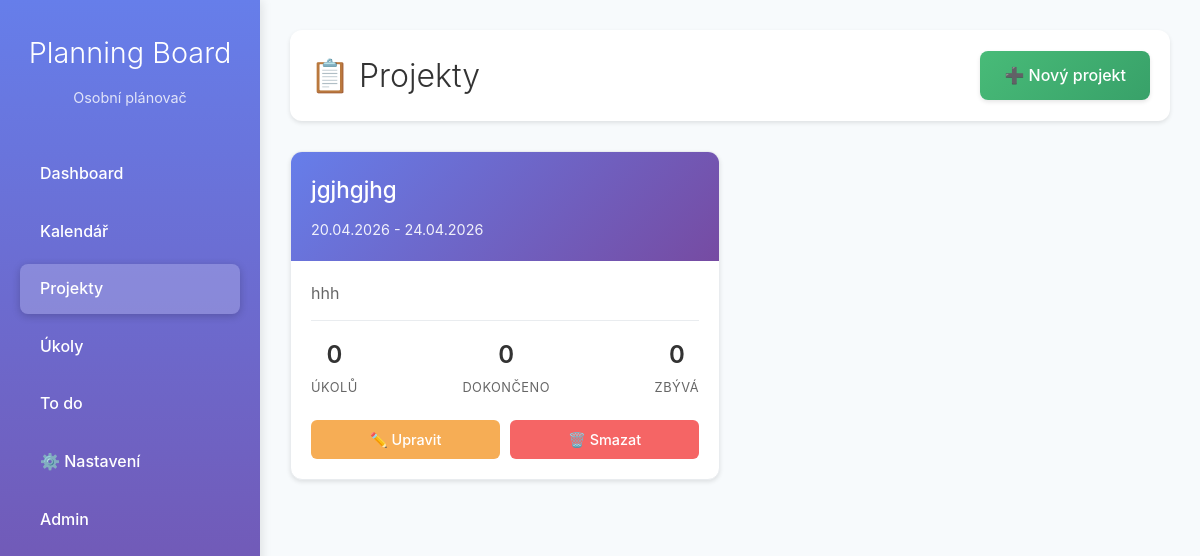
The page /tasks/projects/ (signed in) on the database as committed earlier.
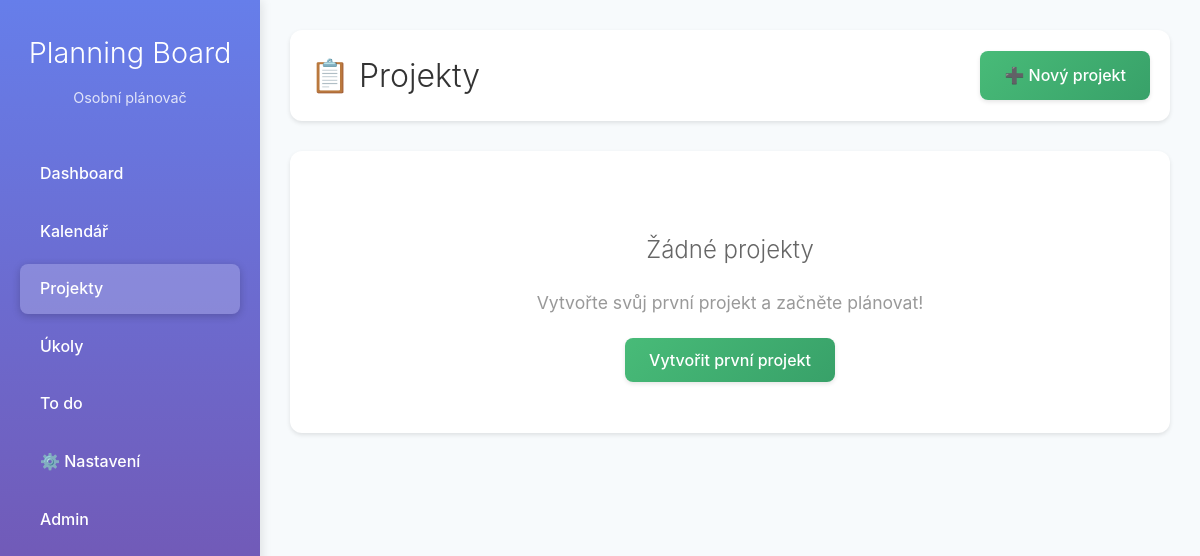
The same page on the database as committed later.
### tasks/models.py (models this page shows, shortened)
class Project(models.Model):
    user = models.ForeignKey(User, on_delete=models.CASCADE)
    title = models.CharField(max_length=200)
    description = models.TextField(blank=True)
    start_date = models.DateField()
    end_date = models.DateField()
    calendar = models.ForeignKey(Calendar, on_delete=models.CASCADE)
    @property
    def completed_task_count(self):
        return self.tasks.filter(completed=True).count()
    @property
    def pending_task_count(self):
        return self.tasks.filter(completed=False).count()

### tasks/views.py (the view)
# urls.py: path("projects/", views.project_list, name="project_list"),
def project_list(request):
    projects = Project.objects.filter(user=request.user)
    return render(request, "tasks/project_list.html", {
        "projects": projects
    })

### tasks/templates/tasks/project_list.html (shortened to what this page needs)
{% extends "base.html" %}
{% block content %}
<div class="projects-header">
    <h1>📋 Projekty</h1>
    <a href="{% url 'tasks:create_project' %}" class="create-btn">➕ Nový projekt</a>
</div>
{% if projects %}
    <div class="projects-grid">
        {% for project in projects %}
            <div class="project-card">
                <div class="project-header">
                    <h2 class="project-title">
                        <a href="{% url 'tasks:project_detail' project.pk %}">{{ project.title }}</a>
                    </h2>
                    <div class="project-meta">
                        {{ project.start_date|date:"d.m.Y" }} - {{ project.end_date|date:"d.m.Y" }}
                    </div>
                </div>
                <div class="project-body">
                    <div class="project-description">
                        {{ project.description|truncatechars:120|default:"Bez popisu" }}
                    </div>
                    <div class="project-stats">
                        <div class="stat-item">
                            <span class="stat-number">{{ project.tasks.count }}</span>
                            <span class="stat-label">Úkolů</span>
                        </div>
                        <div class="stat-item">
                            <span class="stat-number">{{ project.completed_task_count }}</span>
                            <span class="stat-label">Dokončeno</span>
                        </div>
                        <div class="stat-item">
                            <span class="stat-number">{{ project.pending_task_count }}</span>
                            <span class="stat-label">Zbývá</span>
                        </div>
                    </div>
                    <div class="project-actions">
                        <a href="{% url 'tasks:edit_project' project.pk %}" class="btn-small btn-edit">✏️ Upravit</a>
                        <a href="{% url 'tasks:delete_project' project.pk %}" class="btn-small btn-delete">🗑️ Smazat</a>
                    </div>
                </div>
            </div>
        {% endfor %}
    </div>
{% else %}
    <div class="empty-state">
        <h2>Žádné projekty</h2>
        <p>Vytvořte svůj první projekt a začněte plánovat!</p>
        <a href="{% url 'tasks:create_project' %}" class="create-btn">Vytvořit první projekt</a>
    </div>
{% endif %}
{% endblock %}

### templates/base.html (shortened to what this page needs)
<!DOCTYPE html>
<html lang="cs">
<head>
    {% load static %}
    <link rel="stylesheet" href="{% static 'tasks/style.css' %}">
</head>
<body>
    <div class="sidebar">
        <div class="logo">Planning Board</div>
        <div class="subtitle">Osobní plánovač</div>
        <nav>
            <a href="{% url 'tasks:dashboard' %}" class="{% if request.resolver_match.url_name == 'dashboard' %}active{% endif %}">Dashboard</a>
            <a href="{% url 'tasks:calendar_view' %}" class="{% if request.resolver_match.url_name == 'calendar_view' %}active{% endif %}">Kalendář</a>
            <a href="{% url 'tasks:project_list' %}" class="{% if request.resolver_match.url_name == 'project_list' %}active{% endif %}">Projekty</a>
            <a href="{% url 'tasks:task_list' %}" class="{% if request.resolver_match.url_name == 'task_list' %}active{% endif %}">Úkoly</a>
            <a href="{% url 'tasks:todo_list' %}" class="{% if request.resolver_match.url_name == 'todo_list' %}active{% endif %}">To do</a>
            <a href="{% url 'tasks:user_settings' %}" class="{% if request.resolver_match.url_name == 'user_settings' %}active{% endif %}">⚙️ Nastavení</a>
            <a href="{% url 'admin:index' %}">Admin</a>
        </nav>
    </div>
    <div class="content">
        {% block content %}
        {% endblock %}
    </div>
</body>
</html>

### tasks/static/tasks/style.css (style rules this page uses)
body { margin: 0; font-family: Arial, sans-serif; }
.sidebar { width: 220px; background-color: #2c3e50; color: white; padding: 20px; }

### templates/base.html (style rules this page uses)
* { box-sizing: border-box; }
body { margin: 0; font-family: -apple-system, BlinkMacSystemFont, 'Segoe UI', Roboto, 'Helvetica Neue', Arial, sans-serif; background: #f7fafc; color: #333; line-height: 1.6; }
.sidebar { width: 260px; background: linear-gradient(180deg, #667eea 0%, #764ba2 100%); height: 100vh; padding: 30px 20px; border-right: none; box-shadow: 2px 0 10px rgba(0,0,0,0.1); position: fixed; left: 0; top: 0; z-index: 100; }
.sidebar .logo { color: white; font-size: 1.8em; font-weight: 300; margin-bottom: 10px; text-align: center; }
.sidebar .subtitle { color: rgba(255,255,255,0.8); font-size: 0.9em; text-align: center; margin-bottom: 40px; }
.sidebar nav { margin-top: 20px; }
.sidebar a { display: block; margin: 8px 0; padding: 12px 20px; text-decoration: none; color: white; border-radius: 8px; transition: all 0.2s; font-weight: 500; position: relative; }
.sidebar a.active { background: rgba(255,255,255,0.2); box-shadow: 0 2px 8px rgba(0,0,0,0.2); }
.content { margin-left: 260px; padding: 30px; min-height: 100vh; }

### tasks/templates/tasks/project_list.html (style rules this page uses)
.projects-header { display: flex; justify-content: space-between; align-items: center; margin-bottom: 30px; padding: 20px; background: white; border-radius: 12px; box-shadow: 0 2px 4px rgba(0,0,0,0.1); }
.projects-header h1 { margin: 0; color: #333; font-size: 2em; font-weight: 300; }
.create-btn { background: linear-gradient(135deg, #48bb78 0%, #38a169 100%); color: white; padding: 12px 24px; border-radius: 8px; text-decoration: none; font-weight: 500; transition: all 0.2s; box-shadow: 0 2px 4px rgba(0,0,0,0.1); }
.empty-state { text-align: center; padding: 60px 20px; background: white; border-radius: 12px; box-shadow: 0 2px 4px rgba(0,0,0,0.1); grid-column: 1 / -1; }
.empty-state h2 { color: #666; margin-bottom: 20px; font-weight: 300; }
.empty-state p { color: #999; margin-bottom: 30px; font-size: 1.1em; }

Rows that differ between the two databases and show on the page:
removed Project: title "jgjhgjhg", start_date "20.04.2026", end_date "24.04.2026", description "hhh", tasks.count "0", completed_task_count "0", pending_task_count "0"
Other text that changed with them:
text now shown: "Žádné projekty Vytvořte svůj první projekt a začněte plánovat! Vytvořit první projekt"
